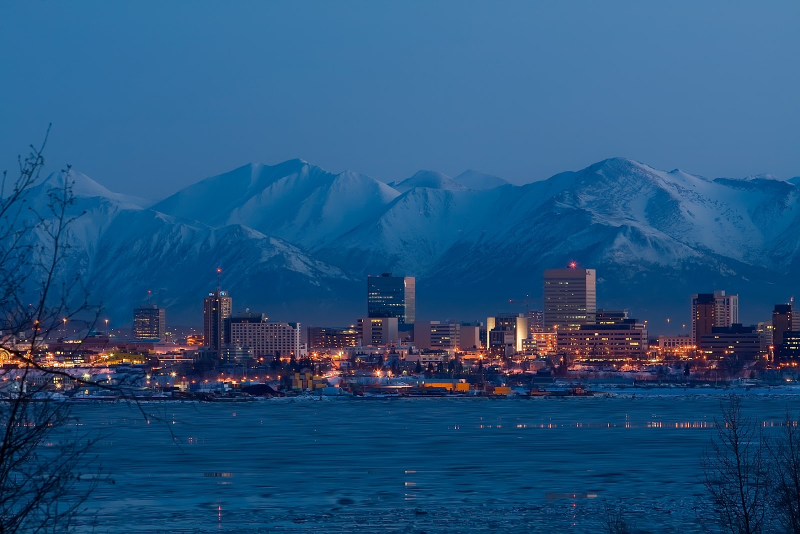
#> input picture perva2.jpg, 1600 x 1067 px (shown at 1/2 size)
$ python laba7.py
#> lines starting #> are read from the running program, lines starting #| are printed output that depends on the picture
import PIL.Image
from PIL import Image, ImageFilter


print("Задача 1")
name_file = "perva2.jpg"
with Image.open(name_file) as img:
#> img is the input picture: PIL image 1600x1067 RGB; mean R, G, B 35.9, 83, 125.7
    img.load()
img.show()
width, height = img.size
#> width = 1600; height = 1067
format = img.format
#> format = 'JPEG'
mode = img.mode
#> mode = 'RGB'
print('Ширина: ', width)
#| Ширина:  1600
print('Высота: ', height)
#| Высота:  1067
print('Формат: ', format)
#| Формат:  JPEG
print('Цветовая модель1: ', mode)
#| Цветовая модель1:  RGB

def zadacha2():
    print("Задача 2")
    file2 = "perva2.jpg"
    with Image.open(file2) as img:
        img.load()
    img.show()
    new_kartinka = img.resize((img.height // 3, img.width // 3))
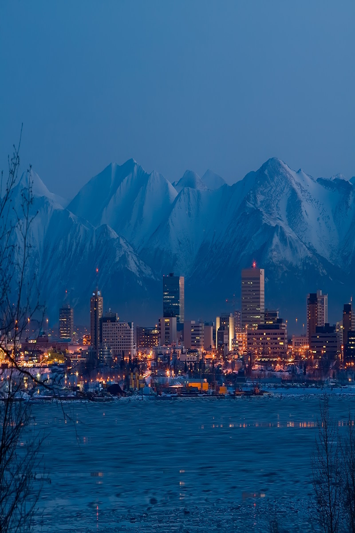
#> new_kartinka: PIL image 355x533 RGB; mean R, G, B 35.9, 83, 125.7
    new_kartinka.show()
    new_kartinka = img.rotate(180)
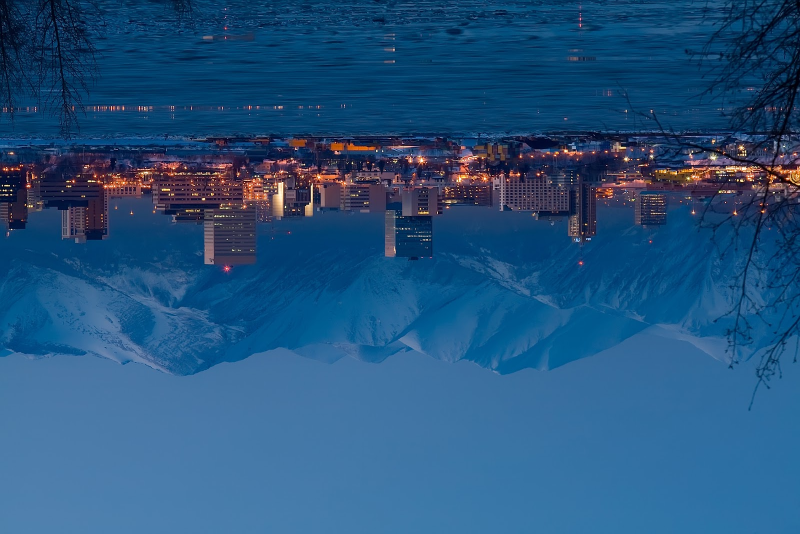
#> new_kartinka: PIL image 1600x1067 RGB (shown at 1/2 size); mean R, G, B 35.9, 83, 125.7
    new_kartinka.show()
    new_kartinka = img.transpose(PIL.Image.FLIP_LEFT_RIGHT)
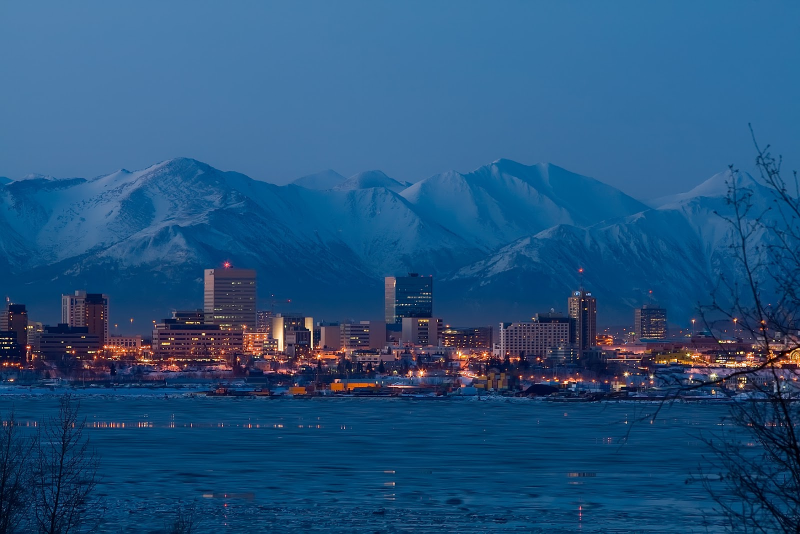
#> new_kartinka: PIL image 1600x1067 RGB (shown at 1/2 size); mean R, G, B 35.9, 83, 125.7
    new_kartinka.show()
    new_kartinka.save("perva2_new_new.jpg")
    new_kartinka.save("perva2_new_new_new.jpg")
    new_kartinka.save("pervanew.jpg")

def zadacha3():
    print("Задача 3")
    kartinki = ['perva2.jpg', 'perva3.jpg', 'perva4.jpg', 'perva5.jpeg', 'perva6.jpg']
    for i in kartinki:
        with Image.open(i) as pic:
            pic.load()
        new_pic = pic.filter(ImageFilter.FIND_EDGES)
        new_pic.show()
        new_pic.save('new_' + i)

def zadacha4():
    print("Задача 4")
    file4 = Image.open("perva3.jpg")
    znak = Image.open("vvodniy_znak.png")
    width = 380
    height = 300
    umenshenie = znak.resize((width,height), Image.LANCZOS)
    file4.paste(umenshenie, (30,10), umenshenie)
    file4.show()
    file4.save("karninka_s_vvodznak.png")


zadacha2()

$ run again, with new_perva6.jpg copied over perva2.jpg
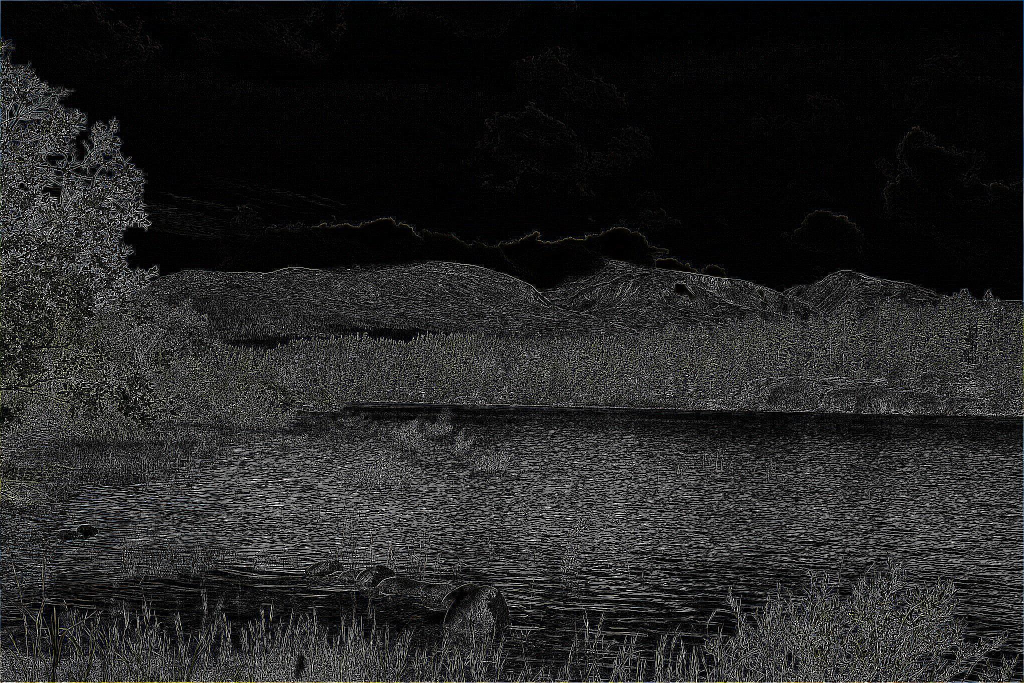
#> input picture new_perva6.jpg, 2048 x 1365 px (shown at 1/2 size)
#> img is the input picture: PIL image 2048x1365 RGB; mean R, G, B 35.1, 35.2, 35.1
#| Ширина:  2048
#| Высота:  1365
#| Формат:  JPEG
#| Цветовая модель1:  RGB
#> in zadacha2, `new_kartinka = img.rotate(180)`:
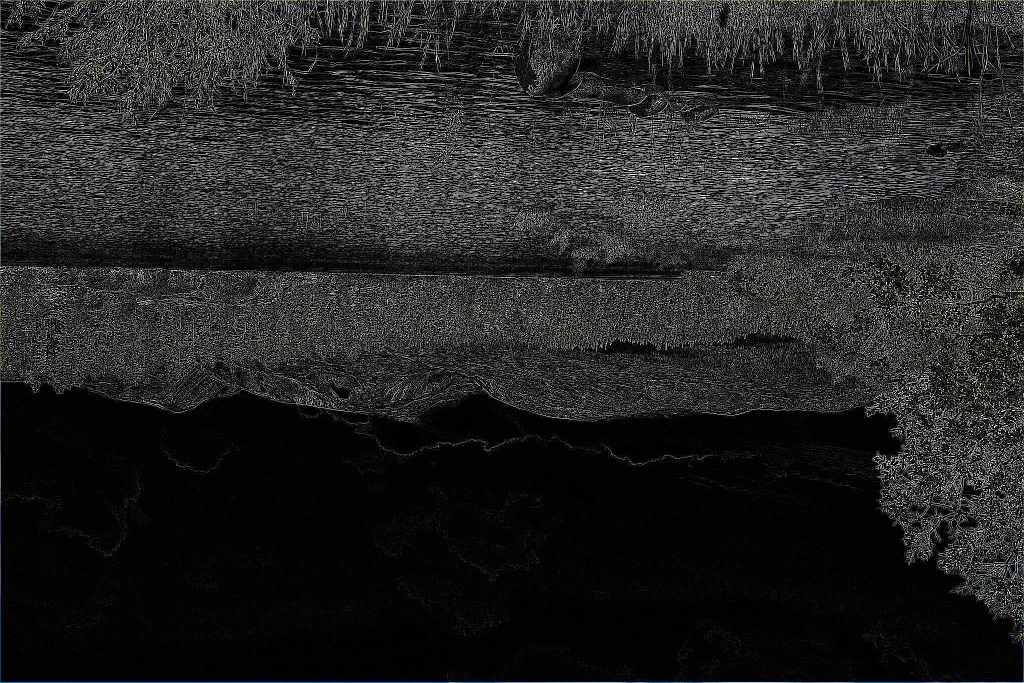
#> new_kartinka: PIL image 2048x1365 RGB (shown at 1/2 size); mean R, G, B 35.1, 35.2, 35.1
#> in zadacha2, `new_kartinka = img.transpose(PIL.Image.FLIP_LEFT_RIGHT)`:
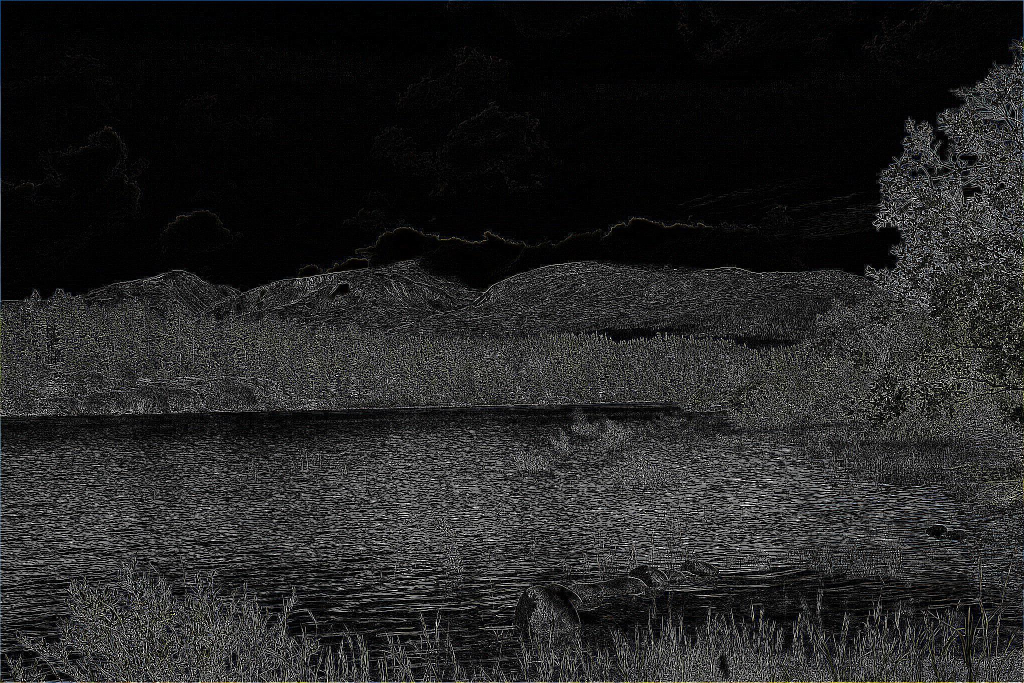
#> new_kartinka: PIL image 2048x1365 RGB (shown at 1/2 size); mean R, G, B 35.1, 35.2, 35.1
